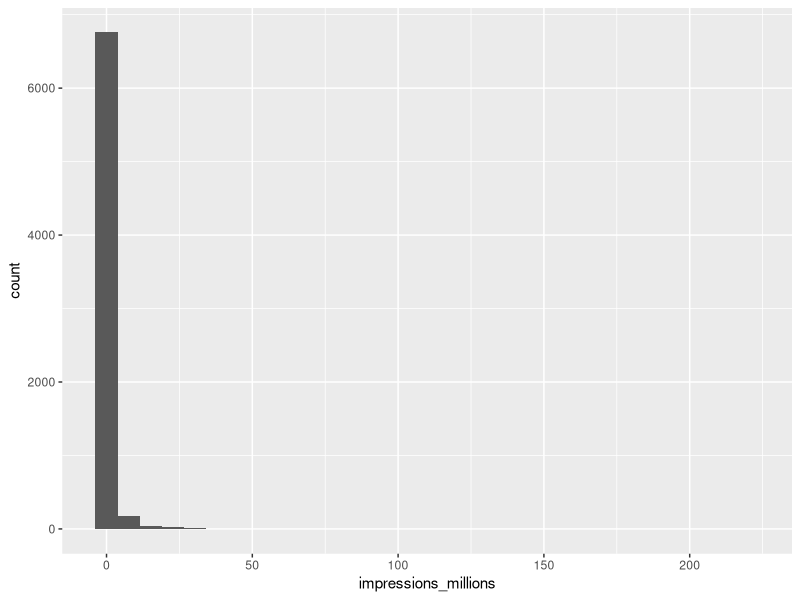
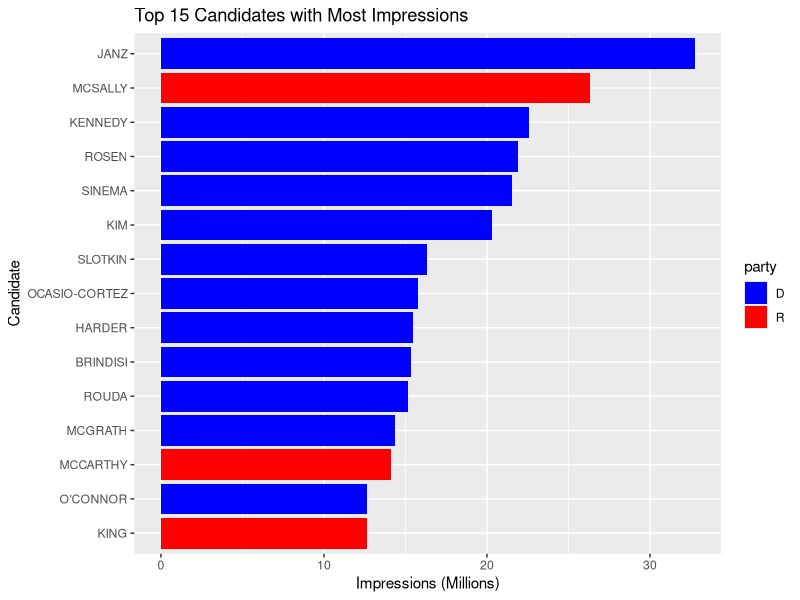

Write the R code that produced these figures, in order.
## ---- chunk 1
options(width = 100)
## ---- chunk 2
library(dplyr)

fb_ads <- read.csv("data/fb_ads.csv")
incumbency_table <- fb_ads |>
  count(incumbency) |>
  head()|>
  knitr::kable()

incumbency_table
## ---- chunk 3
library(ggplot2)

fb_ads <- fb_ads |>
  mutate(impressions_millions = impressions/1000000) 

plot_q3 <- fb_ads |>
  filter(office == "US House") |>
  ggplot(data = fb_ads, mapping = aes(x = impressions_millions)) +
  geom_histogram() 

plot_q3
## ---- chunk 4
library(tidyverse) 

fb_top_plot <- fb_ads |>
  filter(office == "US House") |>
  slice_max(impressions_millions, n = 15) |>
  ggplot(mapping = aes(x = impressions_millions,
                                      y = fct_reorder(cand_name_last, impressions_millions))) +  
  geom_col(mapping = aes(fill = party)) +
  scale_fill_manual(values = c(R = "red", D = "blue")) +
  labs( x = "Impressions (Millions)",
        y = "Candidate",
        title = "Top 15 Candidates with Most Impressions")

fb_top_plot
